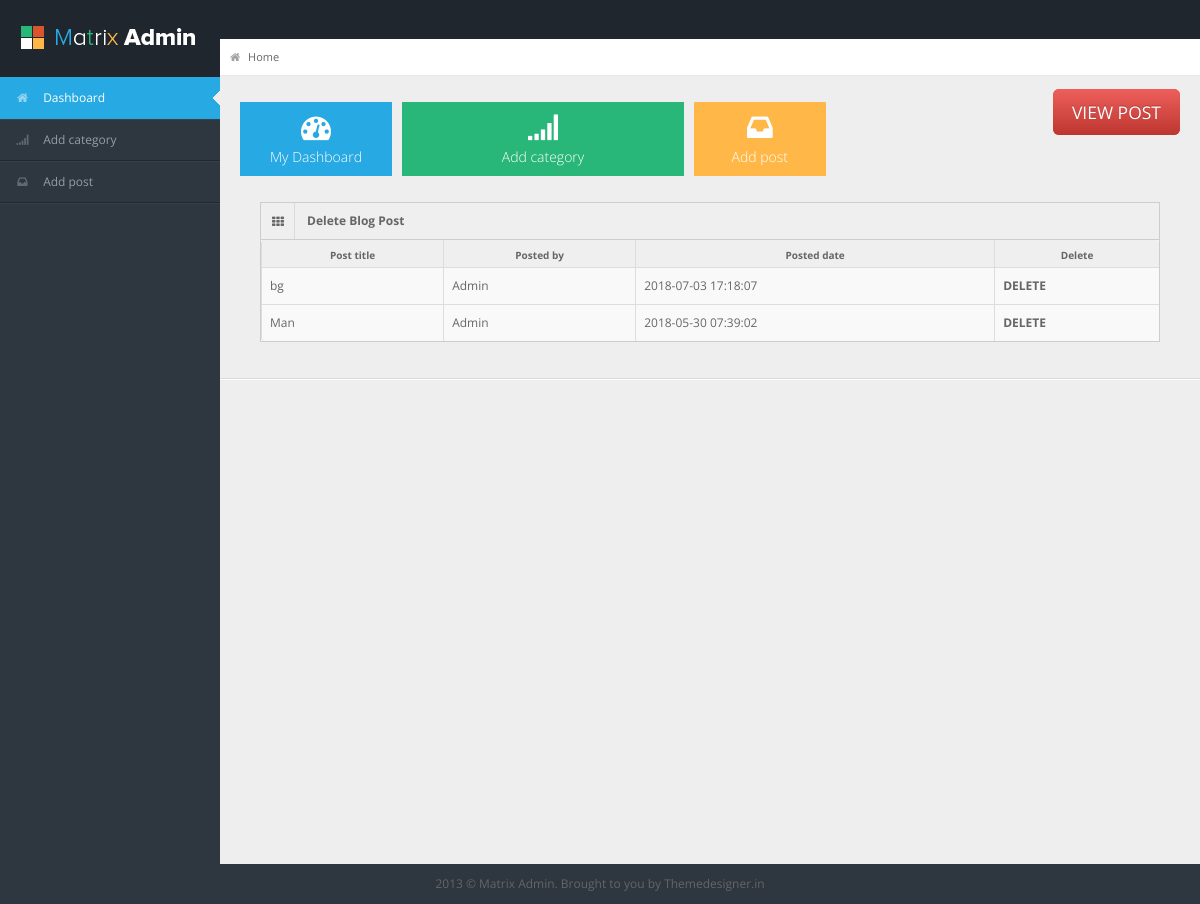
The page /admin/modify.php?view on the database its author committed.
### tables this page shows
CREATE TABLE `posttbl` (
  `postid` int(11) NOT NULL,
  `catid` int(11) NOT NULL,
  `post_img` text NOT NULL,
  `post_title` text NOT NULL,
  `post_content` text NOT NULL,
  `posted_by` text NOT NULL,
  `posted_date` text NOT NULL
);

### admin/modify.php (the view, shortened to what this page needs)
<?php
include('dbconnect.php');
?>
<!DOCTYPE html>
<html lang="en">
<head>
<link rel="stylesheet" href="css/bootstrap.min.css" />
<link rel="stylesheet" href="css/bootstrap-responsive.min.css" />
<link rel="stylesheet" href="css/fullcalendar.css" />
<link rel="stylesheet" href="css/matrix-style.css" />
<link rel="stylesheet" href="css/matrix-media.css" />
<link href="font-awesome/css/font-awesome.css" rel="stylesheet" />
<link rel="stylesheet" href="css/jquery.gritter.css" />
</head>
<body>
<div id="header">
  <h1><a href="dashboard.html">Blog Admin</a></h1>
</div>
<div id="sidebar"><a href="admin.php" class="visible-phone"><i class="icon icon-home"></i> Dashboard</a>
  <ul>
    <li class="active"><a href="admin.php"><i class="icon icon-home"></i> <span>Dashboard</span></a> </li>
    <li> <a href="category.php"><i class="icon icon-signal"></i> <span>Add category</span></a> </li>
    <li> <a href="post.php"><i class="icon icon-inbox"></i> <span>Add post</span></a> </li>
  </ul>
</div>
<div id="content">
  <div id="content-header">
    <div id="breadcrumb"> <a href="index.html" title="Go to Home" class="tip-bottom"><i class="icon-home"></i> Home</a></div>
  </div>
  <div class="container-fluid">
    <div class="quick-actions_homepage">
      <ul class="quick-actions">
        <li class="bg_lb"> <a href="admin.php"> <i class="icon-dashboard"></i>  My Dashboard </a> </li>
        <li class="bg_lg span3"> <a href="category.php"> <i class="icon-signal"></i> Add category</a> </li>
        <li class="bg_ly"> <a href="post.php"> <i class="icon-inbox"></i>Add post </a> </li>
		  <div class="fr"><a href="modify.php?view" class="btn-danger btn-large">VIEW POST</a></div>
      </ul>
    </div>
	 <div class="container-fluid">
    <div class="row-fluid">
      <div class="span12">
        <div class="widget-box">
          <div class="widget-title"> <span class="icon"> <i class="icon-th"></i> </span>
            <h5>Delete Blog Post</h5>
          </div>
          <div class="widget-content nopadding">
            <table class="table table-bordered table-striped">
<?php
			if (isset($_GET['view']))
	{
		echo "
              <thead>
                <tr>
                  <th>Post title</th>
                  <th>Posted by</th>
                  <th>Posted date</th>
				  <th>Delete</th>
                </tr>
              </thead>
		";
		$fetchdata="select * from posttbl order by 1 DESC Limit 0,5";
		$run_users=mysqli_query($conn, $fetchdata);
		while ($row=mysqli_fetch_array($run_users))
		{
			$post_title=$row['post_title'];
			$posted_by=$row['posted_by'];
			$posted_date=$row['posted_date'];
			echo "
			<tr>
			<td>$post_title</td>
			<td>$posted_by</td>
			<td>$posted_date</td>
			<td><a href='modify.php?del=$post_title'><b>DELETE</b></a></td>
        	</tr>
			";
		}
		echo "
		</table>";
	}
?>
			  </div>
			  </div>
			  </div>
			  </div>
			  </div>
    </div>
    <hr/>
  </div>
<div class="row-fluid">
  <div id="footer" class="span12"> 2013 &copy; Matrix Admin. Brought to you by <a href="http://themedesigner.in">Themedesigner.in</a> </div>
</div>
</body>
</html>

### admin/css/matrix-style.css (style rules this page uses)
* { outline:none !important; -moz-outline: none !important; }
html, body { height:100% }
body { overflow-x: hidden; margin-top: -10px; font-family: 'Open Sans', sans-serif; font-size:12px; color:#666; }
a { color:#666; }
select, textarea, input[type="text"], input[type="password"], input[type="datetime"], input[type="datetime-local"], input[type="date"], input[type="month"], input[type="time"], input[type="week"], input[type="number"], input[type="email"], input[type="url"], input[type="search"], input[type="tel"], input[type="color"], .uneditable-input, .label, .dropdown-menu, .btn, .well, .progress, .table-bordered, .btn-group > .btn:first-child, .btn-group > .btn:last-child, .btn-group > .btn:last-child, .btn-group > .dropdown-toggle, .alert { border-radius:0px; }
#footer { padding:10px; text-align:center; }
hr { border-top-color:#dadada; }
.fr { float:right }
.bg_lb { background:#27a9e3; }
.bg_lg { background:#28b779; }
.bg_ly { background:#ffb848; }
#header { height: 77px; position: relative; width: 100%; z-index: -9; }
#header h1 { background: url("../img/logo.png") no-repeat scroll 0 0 transparent; height: 31px; left: 20px; line-height: 600px; overflow: hidden; position: relative; top: 26px; width: 191px; }
#header h1 a { display: block; }
#user-nav > ul > li > a > i, #sidebar li a i { opacity: .5; margin-top: 2px; }
#sidebar { display: block; float: left; position: relative; width: 220px; z-index: 16; }
#sidebar > ul { list-style: none; margin: 0px 0 0; padding: 0; position: absolute; width: 220px; }
#sidebar > ul > li { display: block; position: relative; }
#sidebar > ul > li > a { padding: 10px 0 10px 15px; display: block; color: #939da8; }
#sidebar > ul > li > a > i { margin-right: 10px; }
#sidebar > ul > li.active > a { background: url("../img/menu-active.png") no-repeat scroll right center transparent !important; text-decoration:none; }
#content { background: none repeat scroll 0 0 #eeeeee; margin-left: 220px; margin-right: 0; padding-bottom: 25px; position: relative; min-height:100%; width: auto; }
#content-header { position: abslute; width: 100%; margin-top: -38px; z-index: 20; }
#breadcrumb { background-color: #fff; border-bottom: 1px solid #e3ebed; }
#breadcrumb a { padding: 8px 20px 8px 10px; display: inline-block; background-image: url('../img/breadcrumb.png'); background-position: center right; background-repeat: no-repeat; font-size: 11px; color: #666666; }
#breadcrumb a:last-child { background-image:none; }
#breadcrumb a i { margin-right: 5px; opacity: .6; }
.quick-actions_homepage { width:100%; text-align:center; position:relative; float:left; margin-top:10px; }
.stat-boxes, .quick-actions, .quick-actions-horizontal, .stats-plain { display: block; list-style: none outside none; margin: 15px 0; text-align: center; }
.quick-actions_homepage .quick-actions li { position:relative; }
.stat-boxes li, .quick-actions li, .quick-actions-horizontal li { float: left; line-height: 18px; margin: 0 10px 10px 0px; padding: 0 10px; }
.quick-actions li { min-width:14%; min-height:70px; }
.quick-actions_homepage .quick-actions .span3 { width:30%; }
.quick-actions li, .quick-actions-horizontal li { padding: 0; }
.quick-actions li a { padding:10px 30px; }
.quick-actions li a, .quick-actions-horizontal li a { display: block; color: #fff; font-size:14px; font-weight:lighter; }
.quick-actions li a i[class^="icon-"], .quick-actions li a i[class*=" icon-"] { font-size:30px; display: block; margin: 0 auto 5px; }
.stat-boxes .peity_bar_good, .stat-boxes .peity_line_good, { color: #459D1C; }
.widget-box { background: none repeat scroll 0 0 #F9F9F9; border-left: 1px solid #CDCDCD; border-top: 1px solid #CDCDCD; border-right: 1px solid #CDCDCD; clear: both; margin-top: 16px; margin-bottom: 16px; position: relative; }
.widget-title, .modal-header, .table th, div.dataTables_wrapper .ui-widget-header { background:#efefef; border-bottom: 1px solid #CDCDCD; height: 36px; }
.widget-title span.icon { padding: 9px 10px 7px 11px; float: left; border-right:1px solid #dadada; }
.widget-title h5 { color: #666; float: left; font-size: 12px; font-weight: bold; padding: 12px; line-height: 12px; margin: 0; }
.widget-content { padding:15px; border-bottom: 1px solid #cdcdcd; }
.table th { height: auto; font-size: 10px; padding: 5px 10px 2px; border-bottom: 0; text-align: center; color: #666666; }
.nopadding { padding: 0 !important; }
.nopadding .table { margin-bottom: 0; }
.nopadding .table-bordered { border: 0; }

### rows shown on the page
posttbl: post_title "bg", posted_by "Admin", posted_date "2018-07-03 17:18:07"
posttbl: post_title "Man", posted_by "Admin", posted_date "2018-05-30 07:39:02"
